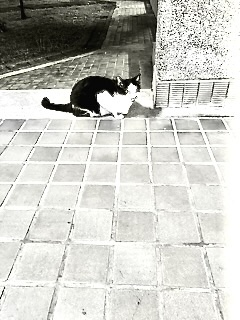
#> input picture note/數位影像處理/img/cat.jpeg, 240 x 320 px
$ python hist.py
#> lines starting #> are read from the running program, lines starting #| are printed output that depends on the picture

import cv2
import matplotlib.pyplot as plt
import numpy as np
from typing import List

class Histogram:
    def __init__(self, path: str) -> None:
#> called with path = '../img/cat.jpeg'
        self.img = cv2.imread(path, 0)  # 以灰階方式讀取
#> self.img: shape (320, 240); min 0, max 255, mean 200.9
        self.rows, self.cols = self.img.shape  # 行數及列數
#> self.rows = 320; self.cols = 240
        self.histogram=self.draw_histogram(self.img,"cat_hist")
        self.histogram_equalization()
    def draw_histogram(self, img: cv2.Mat,file_name:str) -> List[int]:
#> called with file_name = 'cat_hist'
        histogram = [0 for i in range(256)]  # 用來儲存0-255的像素個數
        for row in range(self.rows):
            for col in range(self.cols):
                pixel = img[row][col]
                histogram[pixel] += 1
#> after the loop, histogram = 256 values, max 7269 at index 255, min 11 at index 0, mean 300
        x_axis = [i for i in range(256)]  # 用來繪圖的x軸
        plt.clf()
        plt.plot(x_axis, histogram )
        plt.savefig(file_name)
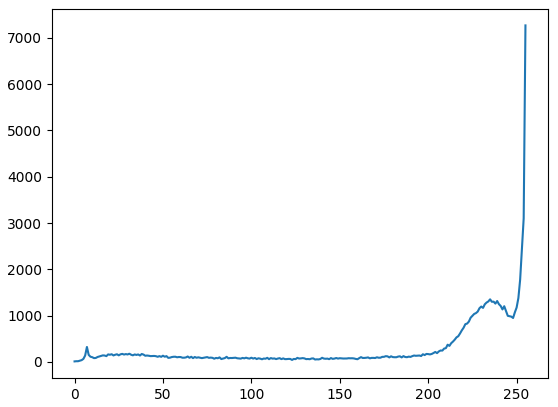
#> figure drawn by matplotlib, 1 panel; curve peaks at x = 255, y = 7269
#> in __init__, `self.histogram=self.draw_histogram(self.img,"cat_hist")`: self.histogram has the same summary as histogram in draw_histogram
        return histogram

    def histogram_equalization(self) -> None:
        total_pixels = self.rows * self.cols  # 總像素數=行數*列數
#> total_pixels = 76800
        min_accumulate = -1  # 最低累積
        cur_pixel=0 #累積pixel
        transfer_table = [i for i in range(256)]  # 紀錄轉換後的值
        for i in range(len(self.histogram)):#計算轉換值

            if self.histogram[i] and min_accumulate == -1:  # 還沒遇過像素
                min_accumulate = self.histogram[i]
            cur_pixel += self.histogram[i]
            transfer_table[i] = int((cur_pixel-min_accumulate)/total_pixels * 255)
#> this loop made 256 passes
#> (min_accumulate, cur_pixel) on pass 1: (11, 11)
#> cur_pixel on passes 2 to 7: 26, 41, 67, 105, 170, 308
#> after the loop, cur_pixel = 76800; min_accumulate = 11; transfer_table = 256 values from 0 to 254
        self.equalize_image= np.zeros((self.rows,self.cols),dtype=np.uint8)
        for row in range(self.rows):#依照轉換值得到新圖片
            for col in range(self.cols):
                self.equalize_image[row][col]= transfer_table[self.img[row][col]]
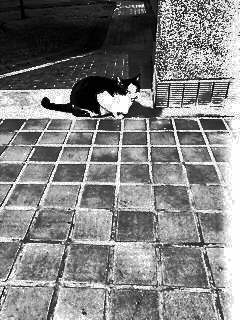
#> self.equalize_image: shape (320, 240); min 0, max 254, mean 129.4
        cv2.imwrite("equalize_cat.png",self.equalize_image)
        self.equalize_histogram= self.draw_histogram(self.equalize_image,"cat_equalize_hist")
#> call 2 of draw_histogram, with file_name = 'cat_equalize_hist'
#> after the loop in draw_histogram (call 2), `for row in range(self.rows):`: histogram = 256 values, max 7269 at index 254, min 0 at index 1, mean 300
#> in draw_histogram (call 2), `plt.savefig(file_name)`:
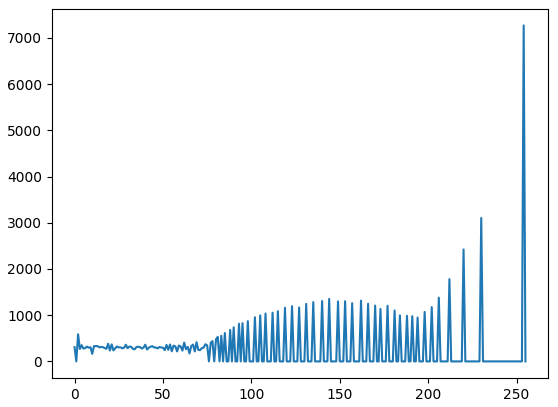
#> figure drawn by matplotlib, 1 panel; curve peaks at x = 254, y = 7269
#> self.equalize_histogram has the same summary as histogram in draw_histogram


Histogram("../img/cat.jpeg")

$ run again, with note/數位影像處理/img/hist_matching.png saved as note/數位影像處理/img/cat.jpeg
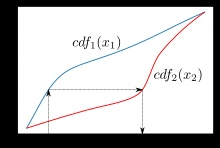
#> input picture note/數位影像處理/img/hist_matching.png, 220 x 148 px
#> after the loop in draw_histogram, `for row in range(self.rows):`: histogram = 256 values, max 20455 at index 255, min 0 at index 7, mean 127.2
#> in draw_histogram, `plt.savefig(file_name)`:
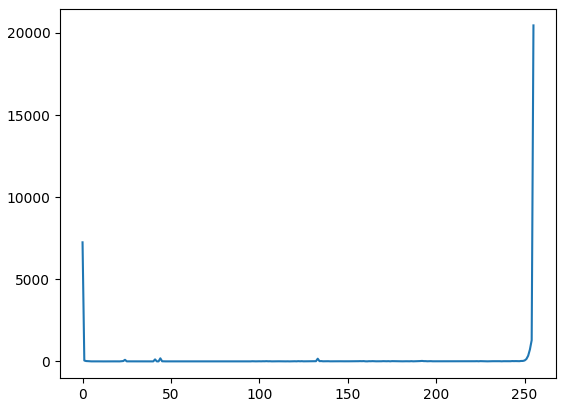
#> figure drawn by matplotlib, 1 panel; curve peaks at x = 255, y = 20455
#> self.histogram has the same summary as histogram in draw_histogram
#> the loop in histogram_equalization, `for i in range(len(self.histogram)):#計算轉換值 ` made 256 passes
#> (min_accumulate, cur_pixel) on pass 1: (7249, 7249)
#> after the loop in histogram_equalization, `for i in range(len(self.histogram)):#計算轉換值`: cur_pixel = 32560; min_accumulate = 7249; transfer_table = 256 values from 0 to 198
#> after the loop in histogram_equalization, `for row in range(self.rows):#依照轉換值得到新圖片`:
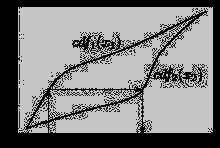
#> self.equalize_image: shape (148, 220); min 0, max 198, mean 127.5
#> self.equalize_histogram = 256 values, max 20455 at index 198, min 0 at index 20, mean 127.2
